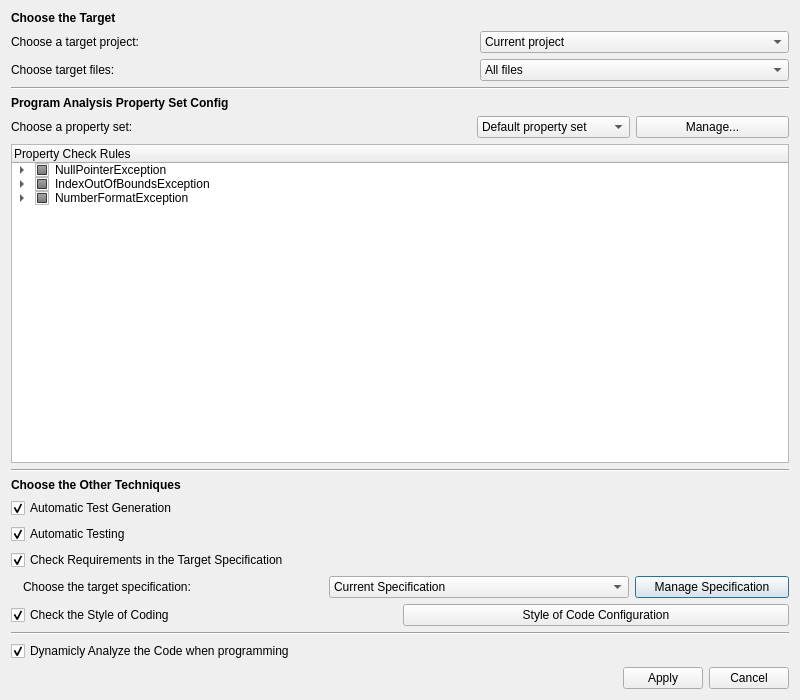
<?xml version="1.0" encoding="UTF-8"?>
<ui version="4.0">
 <class>CodeAnalyzeConfigDialog</class>
 <widget class="QDialog" name="CodeAnalyzeConfigDialog">
  <property name="geometry">
   <rect>
    <x>0</x>
    <y>0</y>
    <width>800</width>
    <height>700</height>
   </rect>
  </property>
  <property name="sizePolicy">
   <sizepolicy hsizetype="MinimumExpanding" vsizetype="MinimumExpanding">
    <horstretch>0</horstretch>
    <verstretch>0</verstretch>
   </sizepolicy>
  </property>
  <property name="minimumSize">
   <size>
    <width>800</width>
    <height>700</height>
   </size>
  </property>
  <property name="windowTitle">
   <string>SCM Configuration</string>
  </property>
  <layout class="QVBoxLayout" name="verticalLayout_2">
   <item>
    <layout class="QVBoxLayout" name="verticalLayout">
     <item>
      <widget class="QLabel" name="label_5">
       <property name="font">
        <font>
         <weight>75</weight>
         <bold>true</bold>
        </font>
       </property>
       <property name="text">
        <string>Choose the Target</string>
       </property>
      </widget>
     </item>
     <item>
      <layout class="QHBoxLayout" name="horizontalLayout" stretch="6,4">
       <item>
        <widget class="QLabel" name="label">
         <property name="text">
          <string>Choose a target project:</string>
         </property>
        </widget>
       </item>
       <item>
        <widget class="QComboBox" name="projectSelectBox">
         <item>
          <property name="text">
           <string>Current project</string>
          </property>
         </item>
         <item>
          <property name="text">
           <string>Project1</string>
          </property>
         </item>
         <item>
          <property name="text">
           <string>Project2</string>
          </property>
         </item>
         <item>
          <property name="text">
           <string>Project3</string>
          </property>
         </item>
         <item>
          <property name="text">
           <string>Project4</string>
          </property>
         </item>
        </widget>
       </item>
      </layout>
     </item>
     <item>
      <layout class="QHBoxLayout" name="horizontalLayout_2" stretch="6,4">
       <item>
        <widget class="QLabel" name="label_2">
         <property name="text">
          <string>Choose target files:</string>
         </property>
        </widget>
       </item>
       <item>
        <widget class="QComboBox" name="fileSelectBox">
         <item>
          <property name="text">
           <string>All files</string>
          </property>
         </item>
         <item>
          <property name="text">
           <string>file 1</string>
          </property>
         </item>
         <item>
          <property name="text">
           <string>file 2</string>
          </property>
         </item>
         <item>
          <property name="text">
           <string>file 3</string>
          </property>
         </item>
        </widget>
       </item>
      </layout>
     </item>
     <item>
      <widget class="Line" name="line">
       <property name="orientation">
        <enum>Qt::Horizontal</enum>
       </property>
      </widget>
     </item>
     <item>
      <widget class="QLabel" name="label_4">
       <property name="font">
        <font>
         <weight>75</weight>
         <bold>true</bold>
        </font>
       </property>
       <property name="text">
        <string>Program Analysis Property Set Config</string>
       </property>
      </widget>
     </item>
     <item>
      <layout class="QHBoxLayout" name="horizontalLayout_3" stretch="6,2,2">
       <item>
        <widget class="QLabel" name="label_3">
         <property name="text">
          <string>Choose a property set:</string>
         </property>
        </widget>
       </item>
       <item>
        <widget class="QComboBox" name="setSelectBox">
         <item>
          <property name="text">
           <string>Default property set</string>
          </property>
         </item>
         <item>
          <property name="text">
           <string>Property set 1</string>
          </property>
         </item>
         <item>
          <property name="text">
           <string>Property set 2</string>
          </property>
         </item>
         <item>
          <property name="text">
           <string>Property set 3</string>
          </property>
         </item>
        </widget>
       </item>
       <item>
        <widget class="QToolButton" name="manageButton">
         <property name="sizePolicy">
          <sizepolicy hsizetype="Preferred" vsizetype="Preferred">
           <horstretch>0</horstretch>
           <verstretch>0</verstretch>
          </sizepolicy>
         </property>
         <property name="text">
          <string>Manage...</string>
         </property>
        </widget>
       </item>
      </layout>
     </item>
     <item>
      <widget class="QTreeWidget" name="ruleTree">
       <column>
        <property name="text">
         <string>Property Check Rules</string>
        </property>
       </column>
       <item>
        <property name="text">
         <string>NullPointerException</string>
        </property>
        <property name="checkState">
         <enum>PartiallyChecked</enum>
        </property>
        <property name="flags">
         <set>ItemIsSelectable|ItemIsDragEnabled|ItemIsEnabled</set>
        </property>
        <item>
         <property name="text">
          <string>rule 1</string>
         </property>
         <property name="checkState">
          <enum>Checked</enum>
         </property>
         <property name="flags">
          <set>ItemIsSelectable|ItemIsDragEnabled|ItemIsEnabled</set>
         </property>
        </item>
        <item>
         <property name="text">
          <string>rule 2</string>
         </property>
         <property name="checkState">
          <enum>Unchecked</enum>
         </property>
         <property name="flags">
          <set>ItemIsSelectable|ItemIsDragEnabled|ItemIsEnabled</set>
         </property>
        </item>
        <item>
         <property name="text">
          <string>rule 3</string>
         </property>
         <property name="checkState">
          <enum>Checked</enum>
         </property>
         <property name="flags">
          <set>ItemIsSelectable|ItemIsDragEnabled|ItemIsEnabled</set>
         </property>
        </item>
       </item>
       <item>
        <property name="text">
         <string>IndexOutOfBoundsException</string>
        </property>
        <property name="checkState">
         <enum>PartiallyChecked</enum>
        </property>
        <property name="flags">
         <set>ItemIsSelectable|ItemIsDragEnabled|ItemIsEnabled</set>
        </property>
        <item>
         <property name="text">
          <string>113: Thrown to indicate that an index of some sort  such as to an array, to a string, or to a vector is out of range</string>
         </property>
         <property name="checkState">
          <enum>Checked</enum>
         </property>
         <property name="flags">
          <set>ItemIsSelectable|ItemIsDragEnabled|ItemIsEnabled</set>
         </property>
        </item>
        <item>
         <property name="text">
          <string>rule 5</string>
         </property>
         <property name="checkState">
          <enum>Unchecked</enum>
         </property>
         <property name="flags">
          <set>ItemIsSelectable|ItemIsDragEnabled|ItemIsEnabled</set>
         </property>
        </item>
       </item>
       <item>
        <property name="text">
         <string>NumberFormatException</string>
        </property>
        <property name="checkState">
         <enum>PartiallyChecked</enum>
        </property>
        <property name="flags">
         <set>ItemIsSelectable|ItemIsDragEnabled|ItemIsEnabled</set>
        </property>
        <item>
         <property name="text">
          <string>rule 6</string>
         </property>
         <property name="checkState">
          <enum>Checked</enum>
         </property>
         <property name="flags">
          <set>ItemIsSelectable|ItemIsDragEnabled|ItemIsEnabled</set>
         </property>
        </item>
        <item>
         <property name="text">
          <string>rule 7</string>
         </property>
         <property name="checkState">
          <enum>Unchecked</enum>
         </property>
         <property name="flags">
          <set>ItemIsSelectable|ItemIsDragEnabled|ItemIsEnabled</set>
         </property>
        </item>
       </item>
      </widget>
     </item>
    </layout>
   </item>
   <item>
    <widget class="Line" name="line_2">
     <property name="orientation">
      <enum>Qt::Horizontal</enum>
     </property>
    </widget>
   </item>
   <item>
    <widget class="QLabel" name="label_6">
     <property name="font">
      <font>
       <weight>75</weight>
       <bold>true</bold>
      </font>
     </property>
     <property name="text">
      <string>Choose the Other Techniques</string>
     </property>
    </widget>
   </item>
   <item>
    <widget class="QCheckBox" name="checkBox">
     <property name="text">
      <string>Automatic Test Generation</string>
     </property>
     <property name="checked">
      <bool>true</bool>
     </property>
    </widget>
   </item>
   <item>
    <widget class="QCheckBox" name="checkBox_3">
     <property name="text">
      <string>Automatic Testing</string>
     </property>
     <property name="checked">
      <bool>true</bool>
     </property>
    </widget>
   </item>
   <item>
    <widget class="QCheckBox" name="checkBox_2">
     <property name="text">
      <string>Check Requirements in the Target Specification</string>
     </property>
     <property name="checked">
      <bool>true</bool>
     </property>
    </widget>
   </item>
   <item>
    <layout class="QHBoxLayout" name="horizontalLayout_6" stretch="4,1">
     <item>
      <layout class="QHBoxLayout" name="horizontalLayout_5" stretch="1,14,14">
       <item>
        <spacer name="horizontalSpacer_2">
         <property name="orientation">
          <enum>Qt::Horizontal</enum>
         </property>
         <property name="sizeType">
          <enum>QSizePolicy::Fixed</enum>
         </property>
         <property name="sizeHint" stdset="0">
          <size>
           <width>12</width>
           <height>20</height>
          </size>
         </property>
        </spacer>
       </item>
       <item>
        <widget class="QLabel" name="label_7">
         <property name="text">
          <string>Choose the target specification:</string>
         </property>
        </widget>
       </item>
       <item>
        <widget class="QComboBox" name="comboBox">
         <property name="sizePolicy">
          <sizepolicy hsizetype="Expanding" vsizetype="Preferred">
           <horstretch>0</horstretch>
           <verstretch>0</verstretch>
          </sizepolicy>
         </property>
         <item>
          <property name="text">
           <string>Current Specification</string>
          </property>
         </item>
         <item>
          <property name="text">
           <string>Specification 1</string>
          </property>
         </item>
         <item>
          <property name="text">
           <string>Specification 2</string>
          </property>
         </item>
        </widget>
       </item>
      </layout>
     </item>
     <item>
      <widget class="QPushButton" name="pushButton">
       <property name="sizePolicy">
        <sizepolicy hsizetype="Preferred" vsizetype="Preferred">
         <horstretch>0</horstretch>
         <verstretch>0</verstretch>
        </sizepolicy>
       </property>
       <property name="text">
        <string>Manage Specification</string>
       </property>
      </widget>
     </item>
    </layout>
   </item>
   <item>
    <layout class="QHBoxLayout" name="horizontalLayout_7">
     <item>
      <widget class="QCheckBox" name="checkBox_4">
       <property name="text">
        <string>Check the Style of Coding</string>
       </property>
       <property name="checked">
        <bool>true</bool>
       </property>
      </widget>
     </item>
     <item>
      <widget class="QPushButton" name="pushButton_2">
       <property name="sizePolicy">
        <sizepolicy hsizetype="Preferred" vsizetype="Preferred">
         <horstretch>0</horstretch>
         <verstretch>0</verstretch>
        </sizepolicy>
       </property>
       <property name="text">
        <string>Style of Code Configuration</string>
       </property>
      </widget>
     </item>
    </layout>
   </item>
   <item>
    <widget class="Line" name="line_3">
     <property name="orientation">
      <enum>Qt::Horizontal</enum>
     </property>
    </widget>
   </item>
   <item>
    <widget class="QCheckBox" name="checkBox_5">
     <property name="text">
      <string>Dynamicly Analyze the Code when programming</string>
     </property>
     <property name="checked">
      <bool>true</bool>
     </property>
    </widget>
   </item>
   <item>
    <layout class="QHBoxLayout" name="horizontalLayout_4">
     <item>
      <spacer name="horizontalSpacer">
       <property name="orientation">
        <enum>Qt::Horizontal</enum>
       </property>
       <property name="sizeHint" stdset="0">
        <size>
         <width>40</width>
         <height>20</height>
        </size>
       </property>
      </spacer>
     </item>
     <item>
      <widget class="QPushButton" name="startAnalysisButton">
       <property name="text">
        <string>Apply</string>
       </property>
      </widget>
     </item>
     <item>
      <widget class="QPushButton" name="cancelButton">
       <property name="text">
        <string>Cancel</string>
       </property>
      </widget>
     </item>
    </layout>
   </item>
  </layout>
 </widget>
 <resources/>
 <connections/>
</ui>
